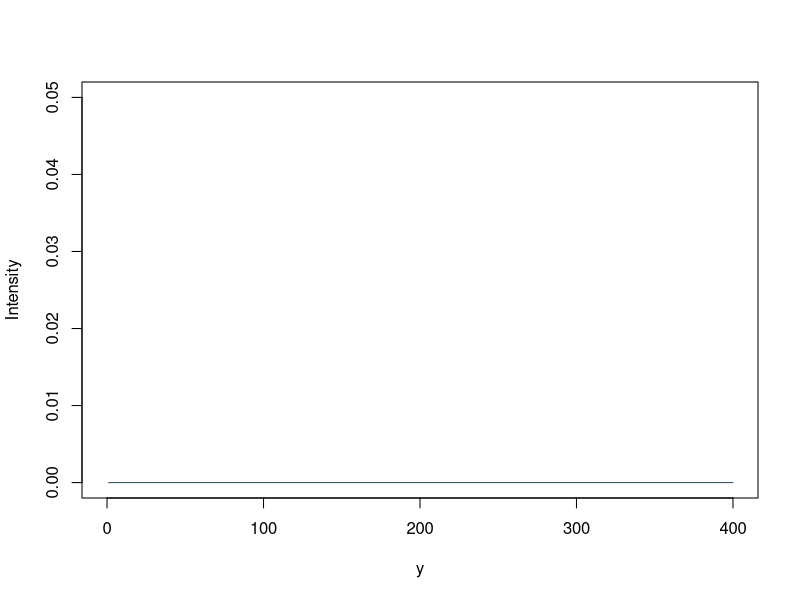

The R script that drew this image:
colors<- c( rgb(189,215,231,maxColorValue=555),
            rgb(189,215,231,maxColorValue=255),
            rgb(107,174,214,maxColorValue=555),
            rgb(107,174,214,maxColorValue=255),
            rgb(186,228,179,maxColorValue=555),
            rgb(186,228,179,maxColorValue=255))

#int_single <- read.table("./single_slit.dat")
#int_double <- read.table("./double_slit.dat")
int <- read.table("./intensity.dat")

pdf(file="intensity.pdf",height=4.0,width=5.0)

#plot(int_single$V2,int_single$V1,type="l",col=colors[3],ann=FALSE,xlim=c(0,400),ylim=c(0,100))
#lines(int_double$V2,int_double$V1,col=colors[2])
plot(int$V2,int$V1,type="l",col=colors[3],ann=FALSE,xlim=c(0,400),ylim=c(0,0.05))
title(xlab="y",
        ylab="Intensity")


dev.off()
